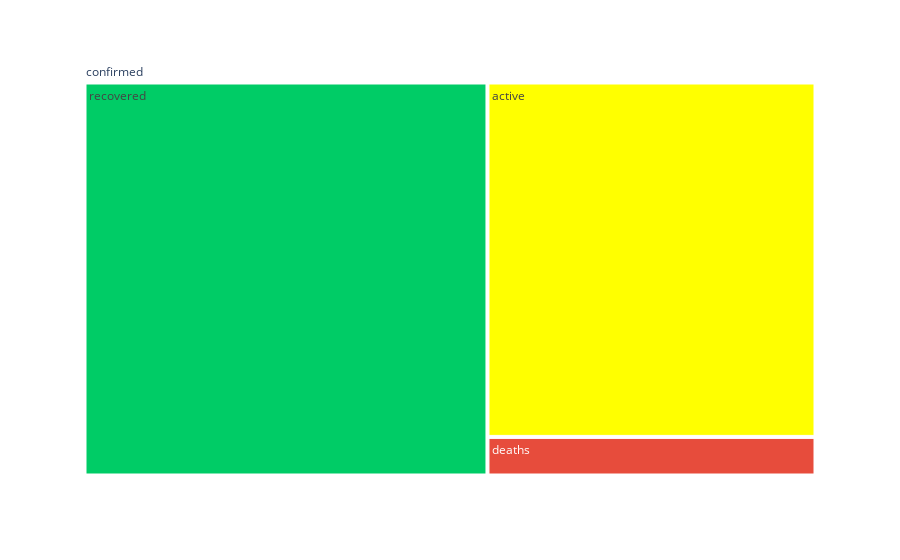

This figure's notebook cell:
### Markdown cell above
## Treemap 

This will display the mapping of total confirmed cases, and the ratio of recoveries to active(inconclusive) cases as well as deaths

### Code cell
fig = px.treemap(world_long_df, path=["upper", "status"], values="count",
                 color_discrete_sequence=['#00CC66', '#FFFF00', '#e74c3c'])

fig.show()

### Figure 1 — Plotly figure (JSON) as saved in the notebook; plotly's stock layout.template omitted (floating-point values rounded to 4 significant figures)
{"data": [{"branchvalues": "total", "domain": {"x": [0, 1], "y": [0, 1]}, "hovertemplate": "labels=%{label}<br>count=%{value}<br>parent=%{parent}<br>id=%{id}<extra></extra>", "ids": ["confirmed/active", "confirmed/deaths", "confirmed/recovered", "confirmed"], "labels": ["active", "deaths", "recovered", "confirmed"], "name": "", "parents": ["confirmed", "confirmed", "confirmed", ""], "type": "treemap", "values": [5224272, 569128, 7116957, 12910357]}], "layout": {"legend": {"tracegroupgap": 0}, "margin": {"t": 60}, "treemapcolorway": ["#00CC66", "#FFFF00", "#e74c3c"]}}
